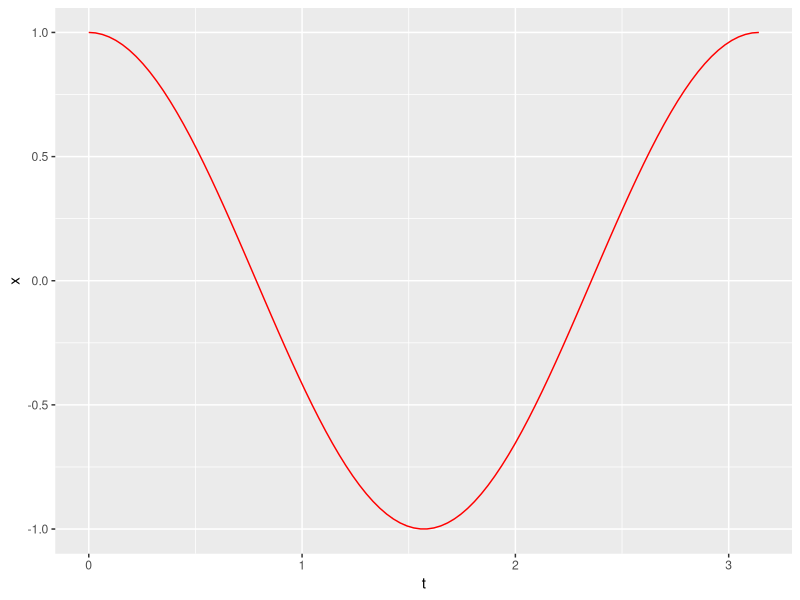

R code for this plot: (Note: this script raises an error after producing the figure.)
## ---- chunk 1
knitr::opts_chunk$set(echo = TRUE)
## ---- chunk 2
y <- 1:3
numer <- exp(y)
denom <- sum(exp(y))
softmax <- numer / denom # proportion/weights

y <- c(1e3, 1e3+1, 1e3+2)
exp(y) 


## ---- chunk 3
# log softmax
LSE <- function(x) {
  c <- max(x)
  y <- c + log(sum(exp(x - c)))
  return(y)
}

log_softmax <- function(x) {
  x - LSE(x)
}

softmax_unsafe <- function(x) exp(x)/sum(exp(x))

softmax_unsafe(1:3)
exp(log_softmax(1:3)) # bring back the actual softmax

softmax_unsafe(y) # large numbers won't work
exp(log_softmax(y)) # work
## ---- chunk 4
library(ggplot2)
library(dplyr)

n <- 100
t <- seq(0, pi, length = n)
x <- sin(t) * cos(t)
dxdt <- cos(t)^2 - sin(t)^2

d <- tibble(t, x, dxdt)

ggplot(d, aes(t, x)) + geom_line(aes(y = dxdt), color = "red")
## ---- chunk 5
# create 
x <- 1:10
y <- x %>% 
  map(\(x) runif(n=100, min=x, max=15)) 
# \(x) is an def of function, the back slash is a syntax expression, just a shorthand of initiating a function
# look for the Advanced R for more 

y
## ---- chunk 6
rates <- seq(0.05, 0.2, length = 10) # rate for comparison, 5% to 20%
P <- 100
time <- seq(1, 50, length = 50)

Pe <- function(A, r, t) A*exp(r*t) # get Pe curve at every time t
d <- time %>% map(\(x) Pe(A = P, r = rates, t = x))

names(d) <- as.character(time)
d <- as_tibble(d)

#....
## ---- chunk 7

